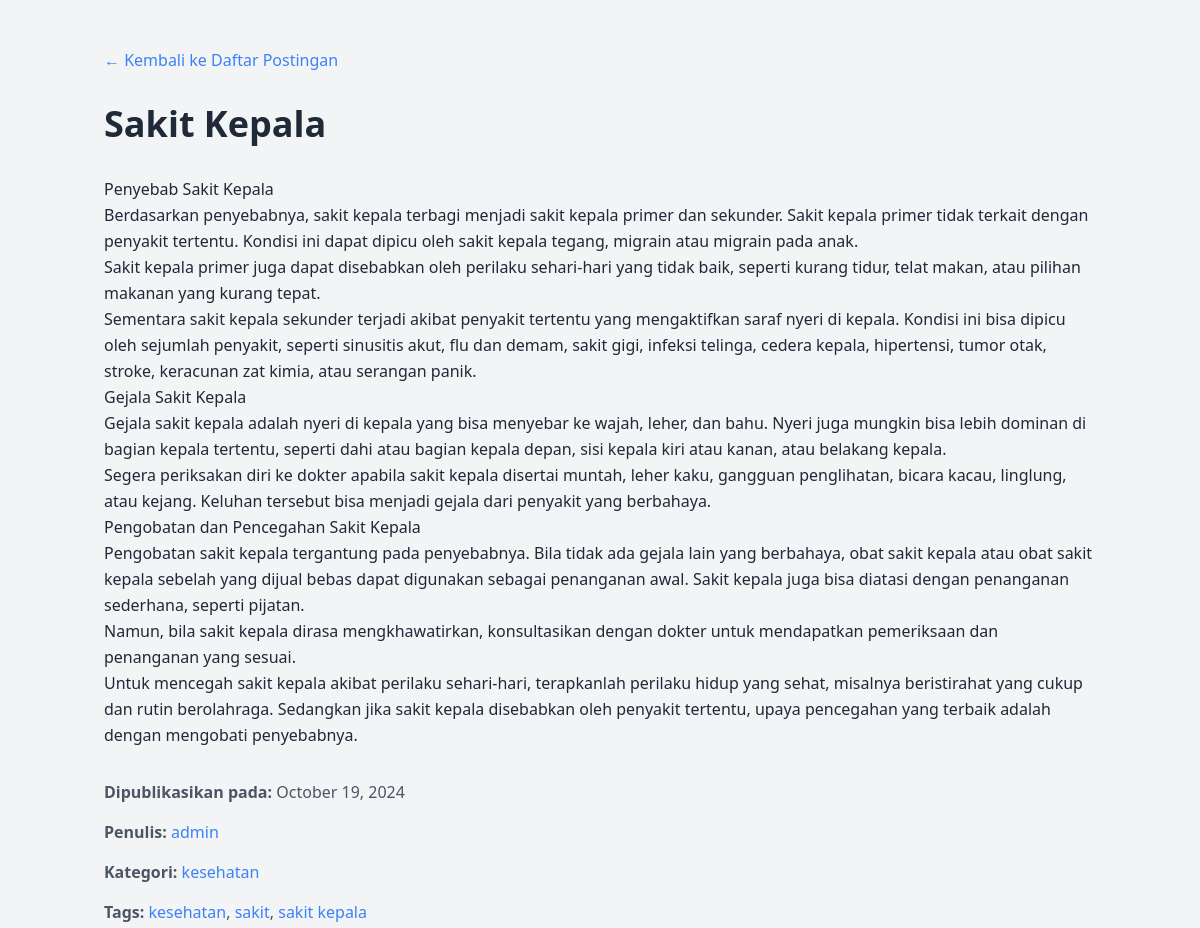
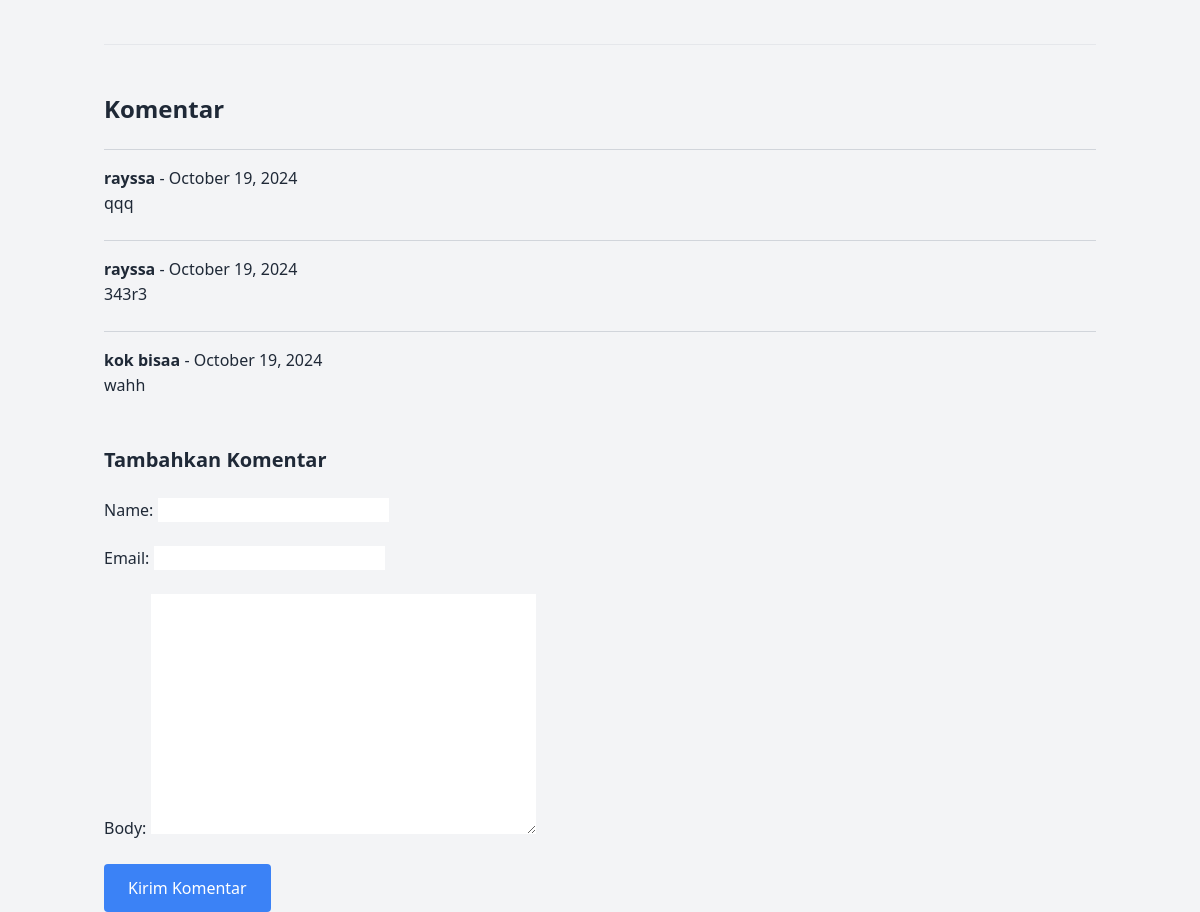
The app's page /2024/10/19/sakit-kepala/ with its own data (2 pictures, top to bottom).
### blog/models.py (models this page shows, shortened)
class Post(models.Model):
    class Status(models.TextChoices):
        DRAFT = 'DF', 'Draft'
        PUBLISHED = 'PB', 'Published'
    title = models.CharField(max_length=250)
    slug = models.SlugField(max_length=250, unique_for_date='publish')
    category = models.ForeignKey(
        Category, on_delete=models.SET_NULL, null=True, related_name='posts'
    )
    author = models.ForeignKey(
        settings.AUTH_USER_MODEL, on_delete=models.CASCADE, related_name='blog_posts'
    )
    body = models.TextField()
    publish = models.DateTimeField(default=timezone.now)
    created = models.DateTimeField(auto_now_add=True)
    updated = models.DateTimeField(auto_now=True)
    status = models.CharField(
        max_length=2, choices=Status.choices, default=Status.DRAFT
    )
    tags = TaggableManager()
    objects = models.Manager()  # Default manager
    published = PublishedManager()  # Custom manager untuk postingan terpublikasi
    class Meta:
        ordering = ['-publish']
        indexes = [
            models.Index(fields=['-publish']),
            models.Index(fields=['slug', 'publish']),
        ]

class Category(models.Model):
    name = models.CharField(max_length=100, unique=True)
    slug = models.SlugField(max_length=100, unique=True)
    class Meta:
        ordering = ['name']

class Comment(models.Model):
    post = models.ForeignKey(Post, on_delete=models.CASCADE, related_name='comments')
    name = models.CharField(max_length=80)
    email = models.EmailField()
    body = models.TextField()
    created = models.DateTimeField(auto_now_add=True)
    updated = models.DateTimeField(auto_now=True)
    active = models.BooleanField(default=True)
    class Meta:
        ordering = ['created']
        indexes = [models.Index(fields=['created'])]

### blog/views.py (the view)
# urls.py: path('<int:year>/<int:month>/<int:day>/<slug:slug>/', views.post_detail, name='post_detail'),
def post_detail(request, year, month, day, slug):
    post = get_object_or_404(
        Post, slug=slug, status=Post.Status.PUBLISHED,
        publish__year=year, publish__month=month, publish__day=day
    )
    comments = post.comments.filter(active=True)
    paginator = Paginator(comments, 3)
    page_number = request.GET.get('page')
    page_obj = paginator.get_page(page_number)
    if request.method == 'POST':
        comment_form = CommentForm(request.POST)
        if comment_form.is_valid():
            new_comment = comment_form.save(commit=False)
            new_comment.post = post
            new_comment.save()
            return redirect(post.get_absolute_url())  # Redirect ke halaman detail
    else:
        comment_form = CommentForm()
    context = {
        'post': post,
        'page_obj': page_obj,
        'comment_form': comment_form,
    }
    return render(request, 'blog/post_detail.html', context)

### blog/forms.py
class CommentForm(forms.ModelForm):
    class Meta:
        model = Comment
        fields = ['name', 'email', 'body']

### blog/templates/blog/post_detail.html (shortened to what this page needs)
<!DOCTYPE html>
<html lang="en">
<head>
    <script src="https://cdn.tailwindcss.com"></script>
</head>
<body class="bg-gray-100 text-gray-800">
    <div class="container mx-auto px-4 mt-12">
        <a href="{% url 'blog:post_list' %}" class="text-blue-500 hover:underline">← Kembali ke Daftar Postingan</a>
        <h1 class="text-4xl font-bold mt-8 mb-8">{{ post.title }}</h1>
        <div class="prose prose-lg max-w-none leading-relaxed">
            <p>{{ post.body|linebreaks }}</p>
        </div>
        <div class="mt-8 text-gray-600 space-y-4">
            <p><strong>Dipublikasikan pada:</strong> {{ post.publish|date:"F d, Y" }}</p>
            <p><strong>Penulis:</strong>
                <a href="{% url 'blog:post_list_by_author' post.author.username %}" class="text-blue-500 hover:underline">
                    {{ post.author.username }}
                </a>
            </p>
            <p><strong>Kategori:</strong>
                {% if post.category %}
                    <a href="{% url 'blog:post_list_by_category' post.category.slug %}" class="text-blue-500 hover:underline">
                        {{ post.category.name }}
                    </a>
                {% else %}
                    Tidak ada kategori
                {% endif %}
            </p>
            <p><strong>Tags:</strong>
                {% for tag in post.tags.all %}
                    <a href="{% url 'blog:post_list_by_tag' tag.slug %}" class="text-blue-500 hover:underline">{{ tag.name }}</a>{% if not forloop.last %}, {% endif %}
                {% empty %}
                    Tidak ada tag.
                {% endfor %}
            </p>
        </div>
        <hr class="my-12">
        <h2 class="text-2xl font-bold mb-6">Komentar</h2>
        <ul class="space-y-6">
            {% for comment in page_obj %}
                <li class="border-t border-gray-300 pt-4">
                    <strong>{{ comment.name }}</strong> - {{ comment.created|date:"F d, Y" }}
                    <p class="leading-relaxed">{{ comment.body }}</p>
                </li>
            {% empty %}
                <p>Belum ada komentar.</p>
            {% endfor %}
        </ul>
        <h3 class="text-xl font-bold mt-12">Tambahkan Komentar</h3>
        <form method="POST" class="space-y-6 mt-6">
            {{ comment_form.as_p }}
            <button type="submit" class="bg-blue-500 text-white py-3 px-6 rounded hover:bg-blue-600">Kirim Komentar</button>
        </form>
    </div>
</body>
</html>

### records on screen
Post: title "Sakit Kepala", body "Penyebab Sakit Kepala Berdasarkan penyebabnya, sakit kepala terbagi menjadi sakit kepala primer dan sekunder. Sakit kepala primer tidak terkait dengan penyakit tertentu. Kondisi ini dapat dipicu oleh sakit kepala tegang, migrain atau migrain pada anak. Sakit kepala primer juga dapat disebabkan oleh perilaku sehari-hari yang tidak baik, seperti kurang tidur, telat makan, atau pilihan makanan yang kurang tepat. Sementara sakit kepala sekunder terjadi akibat penyakit tertentu yang mengaktifkan saraf nyeri di kepala. Kondisi ini bisa dipicu oleh sejumlah penyakit, seperti sinusitis akut, flu dan demam, sakit gigi, infeksi telinga, cedera kepala, hipertensi, tumor otak, stroke, keracunan zat…", publish "October 19, 2024", author.username "admin", category.name "kesehatan"
Tag: name "kesehatan"
Tag: name "sakit"
Tag: name "sakit kepala"
Comment: name "rayssa", created "October 19, 2024", body "qqq"
Comment: name "rayssa", created "October 19, 2024", body "343r3"
Comment: name "kok bisaa", created "October 19, 2024", body "wahh"
